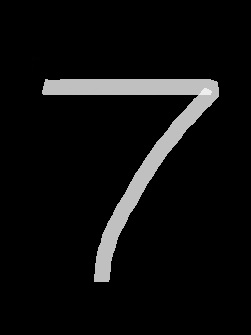
#> input picture original.jpg, 251 x 335 px
$ jupyter execute --allow-errors picConvert.ipynb   (older library calls are emulated)
#> lines starting #> are read from the running program, lines starting #| are printed output that depends on the picture; after the words box and inside, x2 and y2 are one past the last pixel; in counts of white or black regions, pixels touching at a corner belong together
[cell 1]
#图片压缩尺寸,并二值化

[cell 2]
from PIL import Image
import numpy as np
import matplotlib.pyplot as plt

[cell 3]
inputFile = 'original.jpg'
outputFile = 'adjust.jpg'
image = Image.open(inputFile)
#> image is the input picture: PIL image 251x335 RGB; min 0, max 243, mean 14.4
converted_image = image.convert("L")

threshold = 100 #二值化的灰度分界线
table = []
for i in range(256):
    if i < threshold:
        table.append(0)
    else:
        table.append(1)

(x,y) = image.size
#> x = 251; y = 335
x_s = 47
y_s = 62
out = converted_image.point(table, '1') #写入
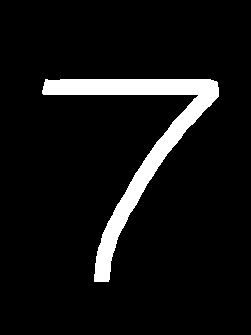
#> out: PIL image 251x335 1; 7.5% white; 1 white region, box (x1, y1, x2, y2) and area: (42, 79, 219, 282) 6278
out = out.resize((x_s,y_s),Image.ANTIALIAS)
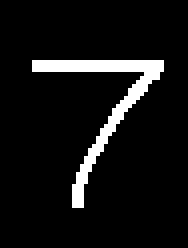
#> out: PIL image 47x62 1 (shown 4 times larger); 7.4% white; 1 white region, box (x1, y1, x2, y2) and area: (8, 15, 41, 52) 216
out.save(outputFile)

print('原始: ',x,y)
#| 原始:  251 335
print('调整后: ',x_s,y_s)

[cell 4]
data = out.getdata()
data = np.array(data)
#> data = 2914 values, max 1 at index 713, min 0 at index 0, mean 0.0741

[cell 5]
X = data.reshape(62,47)

[cell 6]
data
#> Out has the same summary as data
